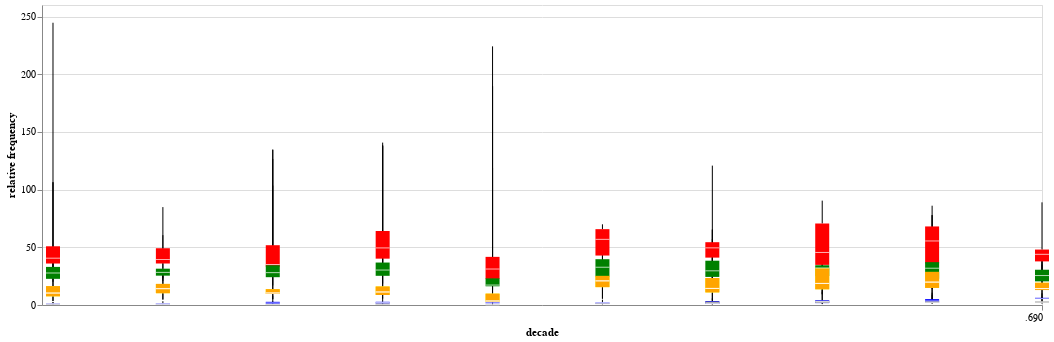

The code cell stored with this chart in its notebook:
### Code cell
alt.Chart(by_color).mark_boxplot(extent='min-max').encode(
    alt.X('decade:T'),
    alt.Y('relative frequency:Q'),
    alt.Color("color").scale(None)
).properties(width=1000).add_params()

### Figure 1 — Vega-Lite specification as saved in the notebook (floating-point values rounded to 4 significant figures; data arrays with more than 128 entries replaced by an {"elided": "..."} marker saying what was removed)
{"config": {"view": {"continuousWidth": 300, "continuousHeight": 300}}, "data": {"name": "data-bf8c317b68862b80e1409aaa15309378"}, "mark": {"type": "boxplot", "extent": "min-max"}, "encoding": {"color": {"field": "color", "scale": null, "type": "nominal"}, "x": {"field": "decade", "type": "temporal"}, "y": {"field": "relative frequency", "type": "quantitative"}}, "width": 1000, "$schema": "https://vega.github.io/schema/vega-lite/v5.20.1.json", "datasets": {"data-bf8c317b68862b80e1409aaa15309378": {"elided": "600 records"}}}
